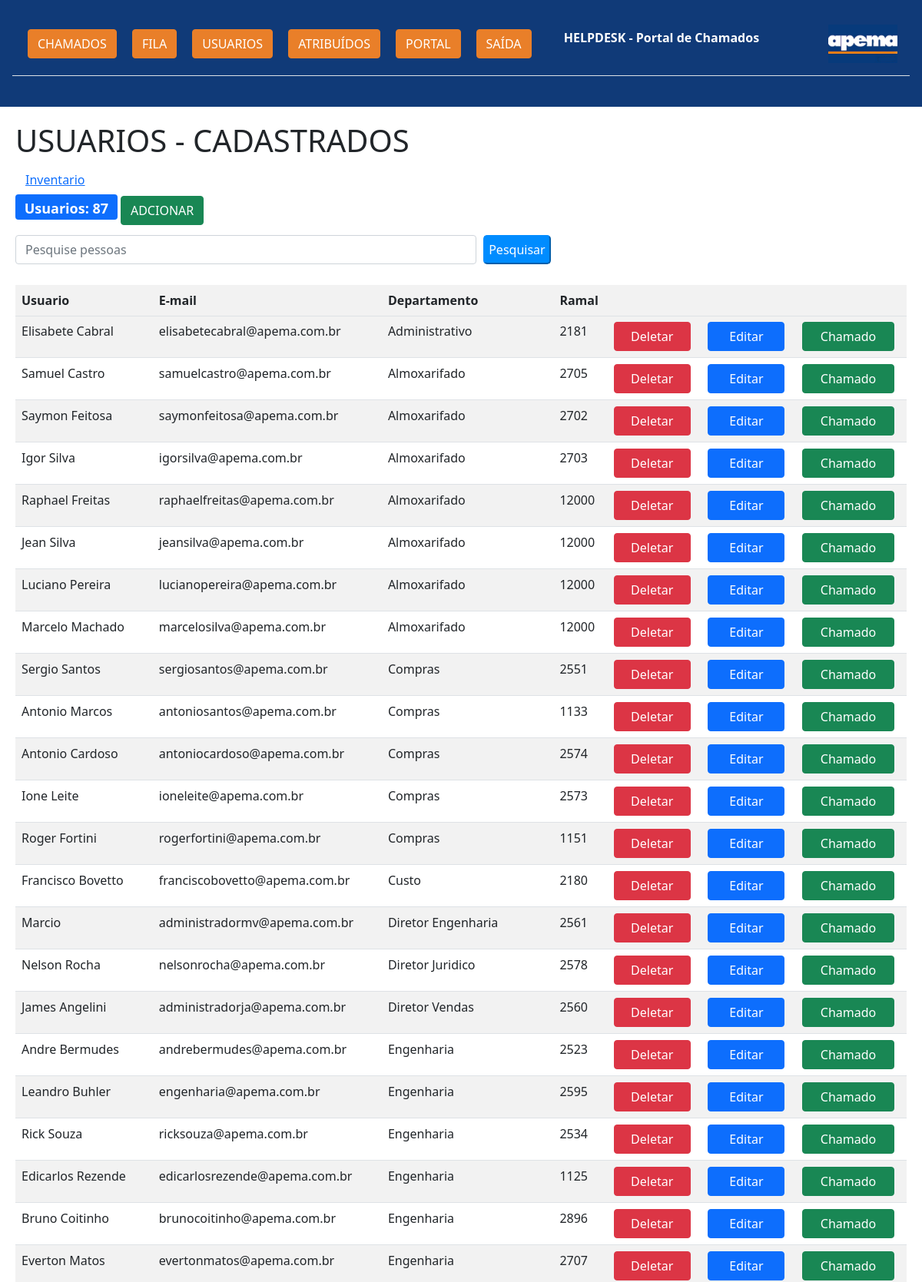
The app's page /usuarios (signed in, upper part) with its own data.
### inventarioapema/models.py (models this page shows)
class Usuario(database.Model, UserMixin):
    id = database.Column(database.Integer, primary_key=True)
    username = database.Column(database.String, nullable=False)
    email = database.Column(database.String, nullable=False, unique=True)
    senha = database.Column(database.String, nullable=False )
    departamento = database.Column(database.String, nullable=False)
    ramal = database.Column(database.String, nullable=False)
    nivel = database.Column(database.String)
    desativado = database.Column(database.String)
    chamados = database.relationship("Chamados", backref='usuario', lazy=True)
    manutencao = database.relationship("Manutencao", backref='usuario', lazy=True)
    Agendamento = database.relationship("Agendamento", backref='usuario', lazy=True)

### inventarioapema/usuarios/routes.py (the view)
@app.route("/usuarios")
def usuarios():
    if not session.get('logged_in'):
        return redirect(url_for('homepage'))
    emails = session['email']
    nivel = session['nivel']
    id = session['id']
    usuarios = Usuario.query.order_by(Usuario.departamento).all()
    colaboradores = database.session.query(database.func.count(Usuario.id), Usuario.username).group_by(Usuario.username).order_by(Usuario.username).all()
    return render_template("usuarios/usuarios.html", usuarios=usuarios, colaboradores=colaboradores, nivel=nivel, id=id)

### inventarioapema/models.py (called while the page is built)
@login_manager.user_loader
def load_Usuario(id_usuario):
    return Usuario.query.get(int(id_usuario))

### inventarioapema/templates/usuarios/usuarios.html (shortened to what this page needs)
{% extends "home.html" %}
{% block body %}
    <div class='perfil'>
    <div style="margin: 20px; ">
        <h1>USUARIOS - CADASTRADOS</h1>
        <div class="grupo">
            <a href="{{ url_for('inventario') }}" class="btn btn-link" style="display: inline-flex;  width: 100%;">Inventario </a><br>
            <span class="badge bg-primary" style="font-size: 18px; padding-top: 9px;  top: 110px;">Usuarios: {{ colaboradores|length }}</span>
            <a href="{{ url_for('criarconta') }}" class="btn btn-success" >ADCIONAR</a>
        </div>
    </div>
        <div class="status" id="status" name="status">
            <form method="post" name="search_usuario" id="search_usuario" action='{{url_for("search_usuario")}}' style="position: relative;top: -7px;margin-left: 20px;">
                <input type="text" id="usuario" placeholder="Pesquise pessoas" name="usuario" class="form-control" style="width: 600px; display: inline; margin-right: 5px;  "/>
                <input type="submit"  value="Pesquisar" onclick="myFunction()" style="background-color: #008cff; border-color: #008cff; border-radius: 5px; font-size: 16px; color: white; padding: 5px;" />
            </form>
    </div>
            <table  class="table table-striped" style=" margin: 20px; width: -webkit-fill-available;">
                <tr>
                    <th scope="col">Usuario<a href="{{ url_for('username') }}" style="display: inline-flex;  color: #000;"></a></th>
                    <th scope="col">E-mail<a href="{{ url_for('email') }}" style="display: inline-flex;  color: #000;"></a></th>
                    <th scope="col">Departamento<a href="{{ url_for('usuarios') }}" style="display: inline-flex;  color: #000;"></a></th>
                    <th scope="col">Ramal<br></th>
                    <th scope="col"></th>
                    <th scope="col"></th>
                    <th scope="col"></th>
                </tr>
                <tr>
                    {% for usuarios in usuarios %}
                <tr>
                    <td>{{ usuarios.username }}</td>
                    <td>{{ usuarios.email }}</td>
                    <td>{{ usuarios.departamento }}</td>
                    <td>{{ usuarios.ramal }}</td>
                    <td><a style="width: 100px;" href='{{url_for("delete_user",id=usuarios.id)}}' class='btn btn-danger' onclick='return confirm("Voce tem certeza, que deseja excluir  {{ usuarios.username }}?")'>Deletar</a></td>
                    <td><a style="width: 100px;" href='{{url_for("edit_user", user_id=usuarios.id)}}' class='btn btn-primary'>Editar</a></td>
                    <td><a style="width: 120px;" href='{{url_for("portal_adm", id_usuario=usuarios.id)}}' class='btn btn-success'>Chamado</a></td>
                </tr>
            {% endfor %}
    </table>
</div>
</body>
{% endblock %}

### records on screen
Usuario: username "Elisabete Cabral", email "elisabetecabral@apema.com.br", departamento "Administrativo", ramal "2181"
Usuario: username "Samuel Castro", email "samuelcastro@apema.com.br", departamento "Almoxarifado", ramal "2705"
Usuario: username "Saymon Feitosa", email "saymonfeitosa@apema.com.br", departamento "Almoxarifado", ramal "2702"
Usuario: username "Igor Silva", email "igorsilva@apema.com.br", departamento "Almoxarifado", ramal "2703"
Usuario: username "Raphael Freitas", email "raphaelfreitas@apema.com.br", departamento "Almoxarifado", ramal "12000"
Usuario: username "Jean Silva", email "jeansilva@apema.com.br", departamento "Almoxarifado", ramal "12000"
Usuario: username "Luciano Pereira", email "lucianopereira@apema.com.br", departamento "Almoxarifado", ramal "12000"
Usuario: username "Marcelo Machado", email "marcelosilva@apema.com.br", departamento "Almoxarifado", ramal "12000"
Usuario: username "Sergio Santos", email "sergiosantos@apema.com.br", departamento "Compras", ramal "2551"
Usuario: username "Antonio Marcos", email "antoniosantos@apema.com.br", departamento "Compras", ramal "1133"
Usuario: username "Antonio Cardoso", email "antoniocardoso@apema.com.br", departamento "Compras", ramal "2574"
Usuario: username "Ione Leite", email "ioneleite@apema.com.br", departamento "Compras", ramal "2573"
Usuario: username "Roger Fortini", email "rogerfortini@apema.com.br", departamento "Compras", ramal "1151"
Usuario: username "Francisco Bovetto", email "franciscobovetto@apema.com.br", departamento "Custo", ramal "2180"
Usuario: username "Marcio", email "administradormv@apema.com.br", departamento "Diretor Engenharia", ramal "2561"
Usuario: username "Nelson Rocha", email "nelsonrocha@apema.com.br", departamento "Diretor Juridico", ramal "2578"
Usuario: username "James Angelini", email "administradorja@apema.com.br", departamento "Diretor Vendas", ramal "2560"
Usuario: username "Andre Bermudes", email "andrebermudes@apema.com.br", departamento "Engenharia", ramal "2523"
Usuario: username "Leandro Buhler", email "engenharia@apema.com.br", departamento "Engenharia", ramal "2595"
Usuario: username "Rick Souza", email "ricksouza@apema.com.br", departamento "Engenharia", ramal "2534"
Usuario: username "Edicarlos Rezende", email "edicarlosrezende@apema.com.br", departamento "Engenharia", ramal "1125"
Usuario: username "Bruno Coitinho", email "brunocoitinho@apema.com.br", departamento "Engenharia", ramal "2896"
Usuario: username "Everton Matos", email "evertonmatos@apema.com.br", departamento "Engenharia", ramal "2707"

### other values on screen
{{ colaboradores|length }} "87"
